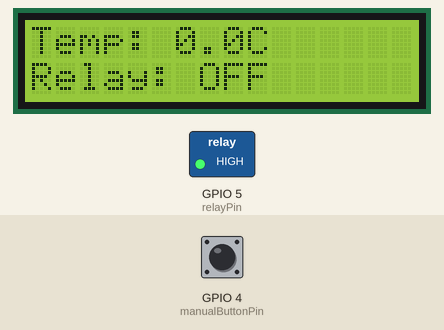
Recording of a sketch running on a simulated ESP32. Shown: 16×2 character LCD, switched loads named in the sketch (green lamp = pin HIGH). The test bench sets the inputs (shaded band); at power-on: GPIO 4 (manualButtonPin) HIGH. WiFi joins after 1.5 s; servers stay silent unless stated; the local clock reads 2024-03-15 10:24:30 at power-on unless the sketch sets it; the Firebase database answers and starts empty; what the sketch prints to the serial monitor is not drawn.

Above: at 3.7 s.
3.8 s: GPIO 4 (manualButtonPin) pulled LOW for 0.15 s
At 5.0 s:
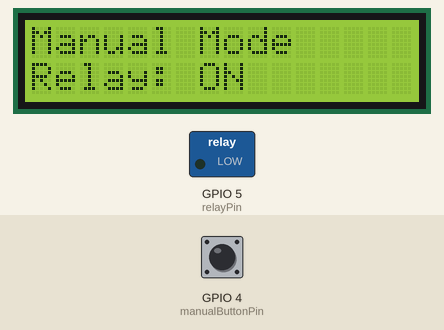
6.9 s: GPIO 4 (manualButtonPin) pulled LOW for 1 s
At 8.1 s:
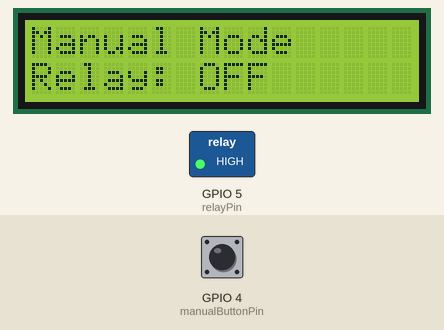
10.9 s: GPIO 4 (manualButtonPin) pulled LOW for 0.15 s
At 11.9 s:
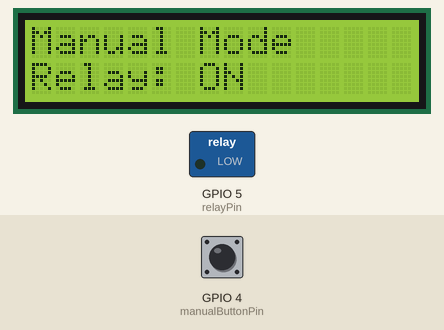
14.0 s: GPIO 4 (manualButtonPin) pulled LOW for 3.2 s
At 19.9 s:
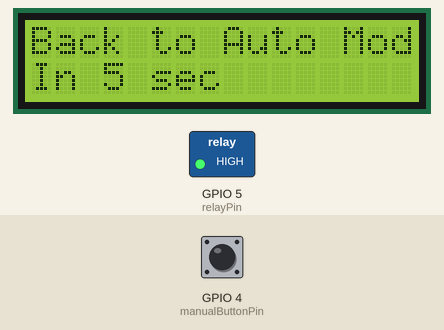
Timing chart, 0 to 21.2 s (numbered marks = the images above; inputs shaded):
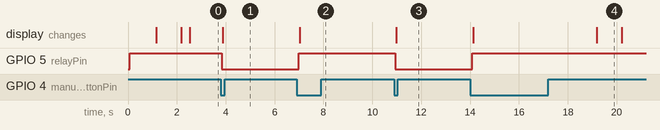

Measured:
- after the input at 3.8 s, GPIO 5 (relayPin): HIGH → LOW at once; the display: changes after 0.08 s (image 1)
- after the input at 6.9 s, GPIO 5 (relayPin): LOW → HIGH after 0.08 s; the display: changes after 0.13 s (image 2)
- after the input at 10.9 s, GPIO 5 (relayPin): HIGH → LOW at once; the display: changes after 0.08 s (image 3)
- after the input at 14.0 s, GPIO 5 (relayPin): LOW → HIGH after 0.09 s; the display: first changes after 0.14 s (image 4 shows a later state)

The sketch:

Test3.ino
```cpp
#include "WiFi.h"
#include <HTTPClient.h>
#include <FirebaseESP32.h>
#include <LiquidCrystal_I2C.h>
#include <time.h>

const char* ssid = "Tenda_B2D1B0";
const char* password = "most8475";

FirebaseConfig firebaseConfig;
FirebaseAuth firebaseAuth;
FirebaseData firebaseData;
#define FIREBASE_HOST "https://smart-fan-control-default-rtdb.asia-southeast1.firebasedatabase.app/"
#define FIREBASE_AUTH "lbV0zRvKUAhVUiNhsBPZwvyFXUMWILtLdCaO6n3K"

const int relayPin = 5;
const int manualButtonPin = 4;
bool relayState = false;
bool manualMode = false;
bool autoModeReady = false;
unsigned long lastActionTime = 0;
unsigned long manualStartTime = 0;
const unsigned long interval = 15 * 60 * 1000;

String BoxID = "3";

LiquidCrystal_I2C lcd(0x27, 16, 2);

const char* ntpServer = "pool.ntp.org";
const long gmtOffset_sec = 7 * 3600;
const int daylightOffset_sec = 0;

void updateLCD(const String& line1, const String& line2) {
    lcd.clear();
    lcd.setCursor(0, 0);
    lcd.print(line1);
    lcd.setCursor(0, 1);
    lcd.print(line2);
}

void controlRelay(bool state) {
    relayState = state;
    digitalWrite(relayPin, relayState ? LOW : HIGH);
    Serial.printf("[Relay] State changed to %s\n", relayState ? "ON" : "OFF");

    if (!manualMode) {
        updateLCD("Temp: --.-C", "Relay: " + String(relayState ? "ON" : "OFF"));
    } else {
        updateLCD("Manual Mode", "Relay: " + String(relayState ? "ON" : "OFF"));
    }
}

void checkWiFi() {
    if (WiFi.status() != WL_CONNECTED) {
        Serial.println("[WiFi] Disconnected. Restarting in 5 sec...");
        for (int i = 5; i > 0; i--) {
            updateLCD("WiFi Lost!", "Reset in " + String(i) + " sec");
            delay(1000);
        }
        ESP.restart();
    }
}

void connectToWiFi() {
    WiFi.begin(ssid, password);
    updateLCD("Connecting...", "WiFi...");
    Serial.println("[WiFi] Connecting...");

    int retry = 30;
    while (WiFi.status() != WL_CONNECTED && retry > 0) {
        updateLCD("Retry WiFi...", "In " + String(retry) + " sec");
        Serial.printf("[WiFi] Retrying... %d sec\n", retry);
        delay(1000);
        retry--;
    }

    if (WiFi.status() == WL_CONNECTED) {
        updateLCD("WiFi", "Connected!");
        Serial.println("[WiFi] Connected.");
        configTime(gmtOffset_sec, daylightOffset_sec, ntpServer);
    } else {
        updateLCD("WiFi Failed!", "Restarting...");
        Serial.println("[WiFi] Restarting...");
        delay(1000);
        ESP.restart();
    }
}

void fetchDataAndControl() {
    Serial.println("[AutoMode] Fetching data from Firebase...");

    String pathRelay = "/relayData/1/RelayStatus";  // FAN OUT Relay Status
    String pathAvgTemp = "/averageData/AVG/avgTemp"; // Temperature

    String relayStatus = "";
    if (Firebase.getString(firebaseData, pathRelay)) {
        relayStatus = firebaseData.stringData();
        Serial.printf("[FetchData] FAN OUT Relay Status: %s\n", relayStatus.c_str());
    } else {
        Serial.printf("[FetchData] Failed to fetch FAN OUT status: %s\n", firebaseData.errorReason().c_str());
        return;
    }

    float avgTemp = Firebase.getFloat(firebaseData, pathAvgTemp) ? firebaseData.floatData() : -1.0;

    if (avgTemp == -1.0) {
        Serial.println("[FetchData] Failed to fetch temperature.");
        return;
    }

    Serial.printf("[FetchData] AVG Temp: %.2f°C\n", avgTemp);

    // ** FAN IN เปิดเมื่อ FAN OUT เป็น "ON" และอุณหภูมิ ≥29°C **
    if (relayStatus == "ON" && avgTemp >= 29.0) {
        controlRelay(true);
        updateLCD("Temp: " + String(avgTemp, 1) + "C", "Relay: ON");
    }
    // ** ปิดเมื่ออุณหภูมิ ≤27°C **
    else if (avgTemp <= 27.0) {
        controlRelay(false);
        updateLCD("Temp: " + String(avgTemp, 1) + "C", "Relay: OFF");
    }

    autoModeReady = true;
    Serial.println("[AutoMode] FetchData Completed.");
}

void restartAutoMode() {
    Serial.println("[ManualMode] Returning to Auto Mode...");

    for (int i = 5; i > 0; i--) {
        updateLCD("Back to Auto Mode", "In " + String(i) + " sec");
        delay(1000);
    }

    manualMode = false;
    fetchDataAndControl();
}

void setup() {
    Serial.begin(115200);
    lcd.init();
    lcd.backlight();
    pinMode(relayPin, OUTPUT);
    pinMode(manualButtonPin, INPUT_PULLUP);
    controlRelay(false);

    connectToWiFi();

    firebaseConfig.host = FIREBASE_HOST;
    firebaseConfig.signer.tokens.legacy_token = FIREBASE_AUTH;
    Firebase.begin(&firebaseConfig, &firebaseAuth);

    fetchDataAndControl();
    lastActionTime = millis();
}

void loop() {
    checkWiFi();
    unsigned long currentTime = millis();
    static bool lastButtonState = HIGH;
    bool buttonState = digitalRead(manualButtonPin);

    if (buttonState == LOW && lastButtonState == HIGH && autoModeReady) {
        manualMode = true;
        manualStartTime = millis();
        controlRelay(!relayState);
        updateLCD("Manual Mode", "Relay: " + String(relayState ? "ON" : "OFF"));
    }

    lastButtonState = buttonState;

    if (manualMode && (millis() - manualStartTime >= 5000)) {
        restartAutoMode();
    }

    if (!manualMode && (currentTime - lastActionTime >= interval)) {
        lastActionTime = currentTime;
        fetchDataAndControl();
    }

    delay(100);
}
```
